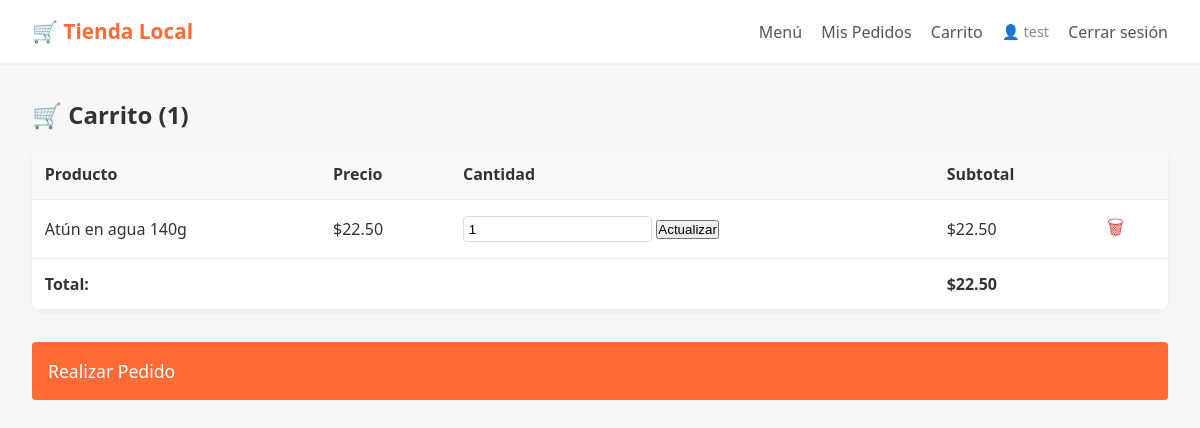
The page /carrito (signed in) on the database its author committed.
### tables this page shows
CREATE TABLE ItemCarrito (
    idItemCarrito INTEGER PRIMARY KEY AUTOINCREMENT,
    idCarrito INTEGER NOT NULL,
    idProducto INTEGER NOT NULL,
    cantidad INTEGER NOT NULL CHECK(cantidad > 0),
    precioUnitario REAL NOT NULL,
    FOREIGN KEY (idCarrito) REFERENCES Carrito(idCarrito) ON DELETE CASCADE,
    FOREIGN KEY (idProducto) REFERENCES Producto(idProducto),
    UNIQUE(idCarrito, idProducto)
);

CREATE TABLE Producto (
    idProducto INTEGER PRIMARY KEY AUTOINCREMENT,
    nombre TEXT NOT NULL,
    descripcion TEXT,
    precio REAL NOT NULL CHECK(precio >= 0),
    stock INTEGER NOT NULL CHECK(stock >= 0)
);

### routes/carrito.py (the view)
@bp.route('/carrito')
@login_requerido(rol='cliente')
def ver():
    carrito = Carrito.obtener_por_cliente(session['idUsuario'])
    return render_template('carrito.html', carrito=carrito)

### database/db.py (called while the page is built)
def get_connection():
    conn = sqlite3.connect(DB_PATH)
    conn.row_factory = sqlite3.Row
    conn.execute("PRAGMA foreign_keys = ON")
    return conn

### models/carrito.py (called while the page is built)
    def subtotal(self):
        return self.cantidad * self.precioUnitario

    def calcular_total(self):
        return sum(item.subtotal() for item in self.items)

### routes/utils.py (called while the page is built)
def login_requerido(rol=None):
    def decorador(f):
        @wraps(f)
        def envoltura(*args, **kwargs):
            if 'idUsuario' not in session:
                flash('Debes iniciar sesión', 'error')
                return redirect(url_for('auth.login'))
            if rol and session.get('rol') != rol:
                flash('No tienes permiso para acceder aquí', 'error')
                return redirect(url_for('catalogo.ver'))
            return f(*args, **kwargs)
        return envoltura
    return decorador

### templates/carrito.html (shortened to what this page needs)
{% extends 'base.html' %}
{% block contenido %}
<h2>🛒 Carrito ({{ carrito.items | length if carrito else 0 }})</h2>
{% if carrito and carrito.items %}
<table class="tabla-carrito">
    <thead>
        <tr>
            <th>Producto</th>
            <th>Precio</th>
            <th>Cantidad</th>
            <th>Subtotal</th>
            <th></th>
        </tr>
    </thead>
    <tbody>
        {% for item in carrito.items %}
        <tr>
            <td>{{ item.nombre }}</td>
            <td>${{ '%.2f' | format(item.precioUnitario) }}</td>
            <td>
                <form method="POST" action="{{ url_for('carrito.actualizar', idProducto=item.idProducto) }}"
                      class="form-inline">
                    <input type="number" name="cantidad" value="{{ item.cantidad }}" min="1">
                    <button type="submit">Actualizar</button>
                </form>
            </td>
            <td>${{ '%.2f' | format(item.subtotal()) }}</td>
            <td>
                <form method="POST" action="{{ url_for('carrito.quitar', idProducto=item.idProducto) }}"
                      class="form-inline">
                    <button type="submit" class="btn-rojo">🗑</button>
                </form>
            </td>
        </tr>
        {% endfor %}
    </tbody>
    <tfoot>
        <tr>
            <td colspan="3"><strong>Total:</strong></td>
            <td colspan="2"><strong>${{ '%.2f' | format(carrito.calcular_total()) }}</strong></td>
        </tr>
    </tfoot>
</table>
<a href="{{ url_for('pedidos.checkout') }}" class="btn-naranja btn-grande">Realizar Pedido</a>
{% else %}
    <p>Tu carrito está vacío. <a href="{{ url_for('catalogo.ver') }}">Ver catálogo</a></p>
{% endif %}
{% endblock %}

### static/style.css (style rules this page uses)
* { box-sizing: border-box; margin: 0; padding: 0; }
body { font-family: 'Segoe UI', Tahoma, sans-serif; background: #f7f7f7; color: #333; line-height: 1.5; }
.btn-naranja { background: #ff6b35; color: white; border: none; padding: 0.7rem 1.2rem; border-radius: 4px; cursor: pointer; font-size: 1rem; text-decoration: none; display: inline-block; margin-top: 1rem; }
.btn-grande { width: 100%; padding: 1rem; font-size: 1.1rem; }
.btn-rojo { background: transparent; color: #d9534f; border: none; cursor: pointer; font-size: 1.2rem; }
button { cursor: pointer; }
.tabla-carrito { width: 100%; background: #fff; border-collapse: collapse; margin: 1rem 0; box-shadow: 0 2px 4px rgba(0,0,0,0.05); border-radius: 8px; overflow: hidden; }
.tabla-carrito th, .tabla-carrito td { padding: 0.8rem; text-align: left; border-bottom: 1px solid #eee; }
.tabla-carrito th { background: #f9f9f9; font-weight: 600; }
.form-inline { display: inline-flex; gap: 0.3rem; align-items: center; }
.form-inline input, .form-inline select { padding: 0.3rem; border: 1px solid #ddd; border-radius: 4px; }

### rows shown on the page
ItemCarrito: nombre "Atún en agua 140g", precioUnitario "22.50", cantidad "1", subtotal "22.50"

### other values the page prints
{{ session.nombre }} "test"
{{ carrito.items | length if carrito else 0 }} "1"
{{ '%.2f' | format(carrito.calcular_total()) }} "22.50"
